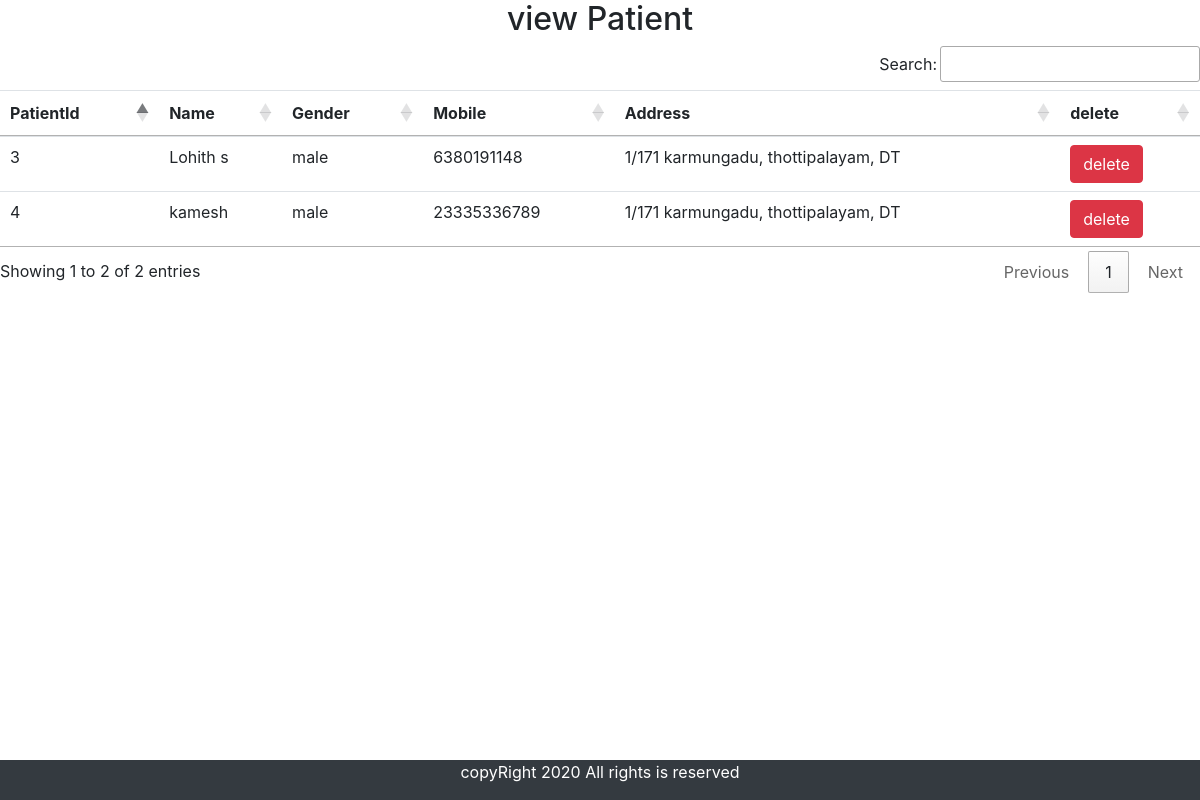
Page /view_patient/ (signed in) on the committed database.
### doctor/models.py (models this page shows, shortened)
class Patient(models.Model):
    name=models.CharField(max_length=50)
    gender=models.CharField(max_length=10)
    mobile=models.IntegerField(null=True)
    address=models.TextField()

### doctor/views.py (the view)
# urls.py: path('view_patient/',View_Patient,name='view_patient'),
def View_Patient(request):
    if not request.user.is_staff:
        return redirect('login')
    pat=Patient.objects.all()
    d={'pat':pat}
    return render(request, "view_patient.html",d)

### template/view_patient.html
{% include 'base.html' %}
{% block content %}
<div>
    <h2  class="text-center">view Patient</h2>
    <table id="example" class="table table-hover">
        <thead>
            <tr>
                <th>PatientId</th>
                <th>Name</th>
                <th>Gender</th>
                <th>Mobile</th>
                <th>Address</th>
                <th>delete</th>
            </tr>
        </thead>
        <tbody>
            {% for i in pat %}
            <tr>
                <td>{{i.id}}</td>
                <td>{{i.name}}</td>
                <td>{{i.gender}}</td>
                <td>{{i.mobile}}</td>
                <td>{{i.address}}</td>
                <td><a href="{%url 'delete_patient' i.id %}"onclick="return confirm('are you sure want to delete!')"class="btn btn-danger">delete</a></td>
            </tr>
            {% endfor %}
        </tbody>
    </table>
</div>
{% endblock %}
{% include 'footer.html' %}

### rows in the picture
Patient: id "3", name "Lohith s", gender "male", mobile "6380191148", address "1/171 karmungadu, thottipalayam, DT"
Patient: id "4", name "kamesh", gender "male", mobile "23335336789", address "1/171 karmungadu, thottipalayam, DT"
